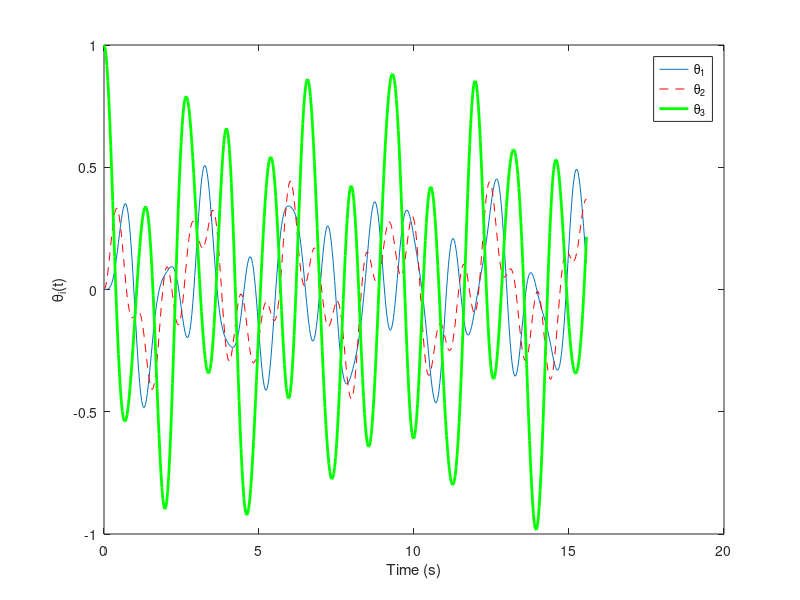

Source code (MATLAB):
% ME 4189 Structural vibrations
% HW5 Problem 6.58
%  Julien Meaud
% 03/29/2016
% ------------------------------------------------------------------------
close all
clear all

m=[ 3 2 1;2 2 1;1 1 1];  %mass matrix (divided by ml^2)


p=[1 -9 18 -6];  %polynomial for characteristic equation
r=roots(p)

alpha1=r(3)
alpha2=r(2)
alpha3=r(1)

% natural frequency (normalized by sqrt(g/l)
Omega1=sqrt(alpha1)  
Omega2=sqrt(alpha2)
Omega3=sqrt(alpha3)

% 1st modal vectors
A=[-2*alpha1 -alpha1;2*(1-alpha1) -alpha1]
B=[-3*(1-alpha1);2*alpha1]
X1=A\B
X1=[1;X1];

% 2nd modal vectors
A=[-2*alpha2 -alpha2;2*(1-alpha2) -alpha2]
B=[-3*(1-alpha2);2*alpha2]
X2=A\B
X2=[1;X2]

% 2nd modal vectors
A=[-2*alpha3 -alpha3;2*(1-alpha3) -alpha3]
B=[-3*(1-alpha3);2*alpha3]
X3=A\B
X3=[1;X3]

% mass normalization of modal vectors -------------------------------------
V1=transpose(X1)*m*(X1)
X1=X1./sqrt(V1)

V2=transpose(X2)*m*(X2)
X2=X2./sqrt(V2)

V3=transpose(X3)*m*(X3)
X3=X3./sqrt(V3)

% mass normalized modal matrix --------------------------------------------
X=[X1 X2 X3]

%initial conditions for modal coordinates
q0=transpose(X)*m*[0;0;1]

T1=X*[0.8433;0;0]  %1st mode
T2=X*[0;-0.5277;0] % 2nd mode
T3=X*[0;0;0.1019] % 3rd mode

% numerical values (for plot) --------------------------------------------
g=9.8;
l=1;
omega1=sqrt(g/l)*Omega1;
omega2=sqrt(g/l)*Omega2;
omega3=sqrt(g/l)*Omega3;

theta30=1;  %initial condition for theta3
t=[0:0.01:5]*2*pi./omega1; % time vector

theta=theta30*(T1*cos(omega1*t)+T2*cos(omega2*t)+T3*cos(omega3*t)); %vector theta1,theta2,theta3(t)
figure(1)
plot(t,theta(1,:))
hold on
plot(t,theta(2,:),'r--')
plot(t,theta(3,:),'g','LineWidth',2)
xlabel('Time (s)');ylabel('\theta_i(t)')
legend('\theta_1','\theta_2','\theta_3')
